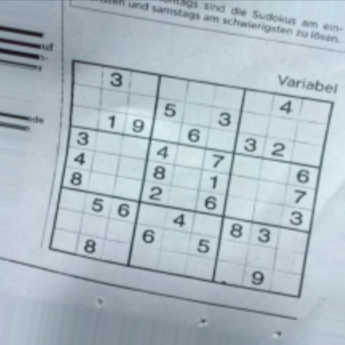
#> input picture data/example.jpg, 345 x 345 px, found by its file name
$ python generate_dataset.py
#> lines starting #> are read from the running program, lines starting #| are printed output that depends on the picture; after the words box and inside, x2 and y2 are one past the last pixel; in counts of white or black regions, pixels touching at a corner belong together; pictures that were not available may be replaced by others from this repository, and a replacement may not be noted
from PIL import Image
from PIL import ImageFont
from PIL import ImageDraw
import os
import cv2
import random
import numpy as np
from utils.post_process import center_digit
import matplotlib.pyplot as plt


# plot digit numbers (from 1 to 9):
def draw_digits(x_pos, y_pos, size, font_path, out_folder):
    for i in range(1, 10):
        img = Image.new('L', (28, 28))
        draw = ImageDraw.Draw(img)
        font = ImageFont.truetype(font_path, size)
        draw.text((x_pos, y_pos), str(i), 255, font=font)
        img = np.array(255 - np.asarray(img))
        img = center_digit(img, not_binary=True)
        img = 255 - img
        cv2.imwrite(out_folder + str(i) + "_" + str(font_path.split("/")[-1].split(".ttf")[0]) + str(x_pos) + str(-y_pos) + str(size) + '.jpg', img)


# TODO : add noise to dataset and sharpen
def load_dataset(out_folder, test_prop=0.2):
    data = os.listdir(out_folder)
    random.shuffle(data)

    x_train, y_train, x_test, y_test = list(), list(), list(), list()

    for img_file in data:
        img = cv2.imread(out_folder + '/' + img_file, cv2.IMREAD_GRAYSCALE)

        label = int(img_file.split("_")[0])
        if len(x_train) / len(data) < 1 - test_prop:
            x_train.append(img)
            y_train.append(label)
        else:
            x_test.append(img)
            y_test.append(label)

    return (np.array(x_train), np.array(y_train)), (np.array(x_test), np.array(y_test))


def preprocess_kaggle_images(img, out_img_size):
#> called with out_img_size = 28
    img = cv2.threshold(img, 127, 255, cv2.THRESH_BINARY_INV)[1]
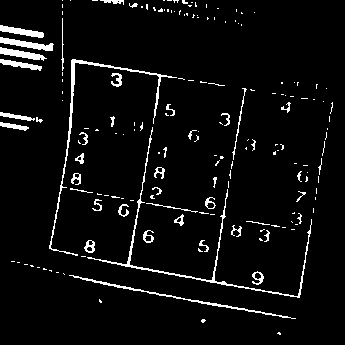
#> img: shape (345, 345); 5% white; 171 white regions (126 under 20 px), largest, box (x1, y1, x2, y2) and area: (87, 127, 312, 298) 979, (49, 59, 177, 256) 824, (69, 275, 296, 319) 470
    h, w, *_ = img.shape
#> h = 345; w = 345
    h_padding = max((out_img_size - h) // 2, 0)
#> h_padding = 0
    w_padding = max((out_img_size - w) // 2, 0)
#> w_padding = 0
    img = cv2.copyMakeBorder(img, h_padding, h_padding, w_padding, w_padding, cv2.BORDER_CONSTANT)
    img = cv2.resize(img, (out_img_size, out_img_size))
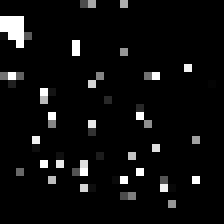
#> img: shape (28, 28) (shown 8 times larger); min 0, max 255, mean 13.3
    img = cv2.copyMakeBorder(img, 3, 3, 3, 3, cv2.BORDER_CONSTANT)
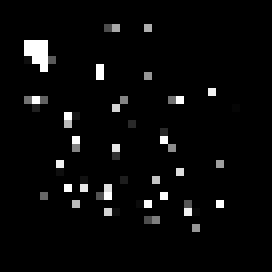
#> img: shape (34, 34) (shown 8 times larger); min 0, max 255, mean 9
    return img


def load_kaggle_dataset(out_folder, out_img_size=28, display=False, nb_img=200):

    train_folder = out_folder + "training_data/"

    test_folder = out_folder + "testing_data/"
    test_files = os.listdir(test_folder)

    digits = [str(i) for i in range(1, 10)]

    random.shuffle(test_files)

    x_train, y_train, x_test, y_test = list(), list(), list(), list()

    for digit in digits:
        c = 0
        folder = train_folder + digit
        files = os.listdir(folder)
        random.shuffle(files)
        for img_file in files[:nb_img]:
            img = cv2.imread(folder + '/' + img_file, cv2.IMREAD_GRAYSCALE)
            img = preprocess_kaggle_images(img, out_img_size)

            c += 1
            save_img_folder ="data/test/digits_kaggle_postprocessed/"
            if c < 5:
                cv2.imwrite(f"{save_img_folder}{digit}{c}.jpg", img)

            if display:
                cv2.imshow('image', img)
                cv2.waitKey(0)

            label = int(digit)
            x_train.append(img)
            y_train.append(label)

    for digit in digits:
        folder = test_folder + digit
#> folder = '../data/kaggle/data/testing_data/1'
        files = os.listdir(folder)
#> files = ['example.jpg']
        random.shuffle(files)
        for img_file in files[:nb_img//5]:
            img = cv2.imread(folder + '/' + img_file, cv2.IMREAD_GRAYSCALE)
            img = preprocess_kaggle_images(img, out_img_size)

            label = int(digit)
            x_test.append(img)
            y_test.append(label)

    return (np.array(x_train), np.array(y_train)), (np.array(x_test), np.array(y_test))


if __name__ == '__main__':
    out_folder = "data/dataset/"
    out_folder_kaggle = "../data/kaggle/data/"

    load_kaggle_dataset(out_folder_kaggle)
    exit()
#> (the program exits here)
